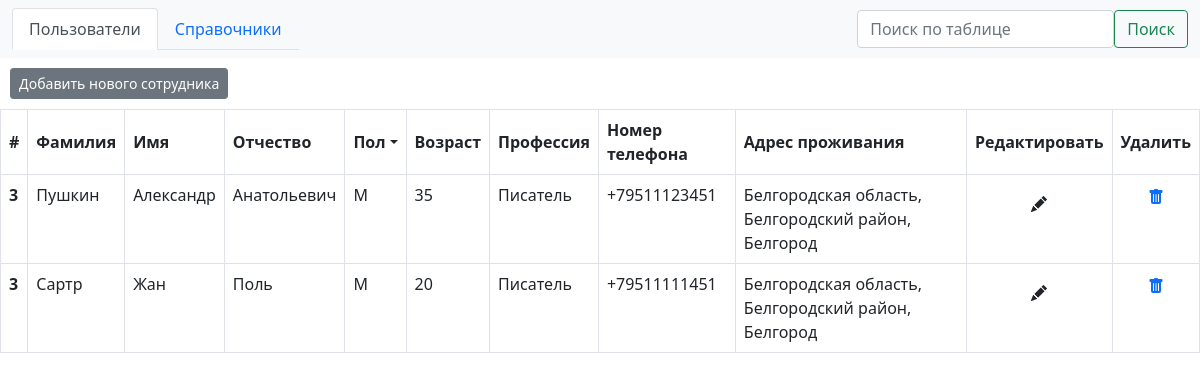
The app's page /, older data.
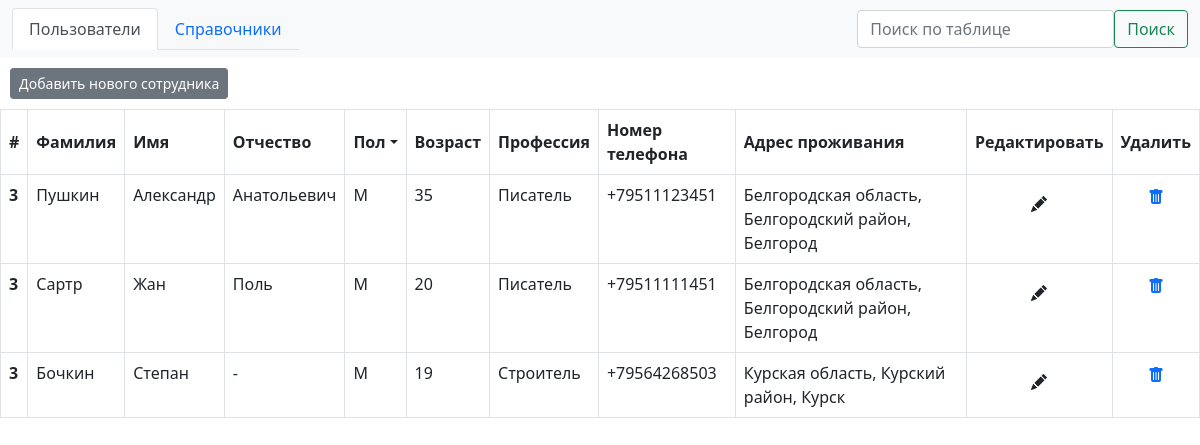
The same page, newer data.
### task_app/models.py (models this page shows, shortened)
class User(models.Model):
    surname = models.CharField(max_length=100, blank=False)
    middle_name = models.CharField(max_length=100, blank=False, default='-')
    first_name = models.CharField(max_length=100, blank=False)
    sex = models.ForeignKey(Sex, on_delete=models.PROTECT, default='М')
    age = models.PositiveSmallIntegerField(blank=False)
    phoneNumber = models.OneToOneField(PhoneNumber, on_delete=models.PROTECT)
    profession = models.ForeignKey(Profession, on_delete=models.PROTECT)
    area = models.ForeignKey(Aria, on_delete=models.PROTECT)
    district = models.ForeignKey(District, on_delete=models.PROTECT)
    city = models.ForeignKey(City, on_delete=models.PROTECT)
    class Meta:
         verbose_name = "Пользователь"
         verbose_name_plural = "Пользователи"

class Sex(models.Model):
    SEX = [
        ('М', 'Мужчина'),
        ('Ж', 'Женщина')
    ]
    sex = models.CharField("sex", choices=SEX, blank=False, max_length=1, unique=True) # М или Ж
    def __str__(self):
        return self.sex
    class Meta:
         verbose_name = "Пол"
         verbose_name_plural = "Пол"

class Profession(models.Model):
    text = models.CharField(max_length=150, blank=False)
    def __str__(self):
        return self.text
    class Meta:
         verbose_name = "Профессия"
         verbose_name_plural = "Профессии"

class PhoneNumber(models.Model):
    phoneNumberRegex = RegexValidator(regex = r"^\+?1?\d{8,15}$")
    phoneNumber = models.CharField(validators = [phoneNumberRegex], max_length = 16, unique = True)
    def __str__(self):
        return self.phoneNumber
    class Meta:
         verbose_name = "Номер телефона"
         verbose_name_plural = "Номера телефона"

class Aria(models.Model):
    text = models.CharField(max_length=150, blank=False)
    def __str__(self):
        return self.text
    class Meta:
         verbose_name = "Область"
         verbose_name_plural = "Области"

class District(models.Model):
    text = models.CharField(max_length=150, blank=False)
    def __str__(self):
        return self.text
    class Meta:
         verbose_name = "Район"
         verbose_name_plural = "Районы"

class City(models.Model):
    text = models.CharField(max_length=150, blank=False)
    def __str__(self):
        return self.text
    class Meta:
         verbose_name = "Город"
         verbose_name_plural = "Города"

### task_app/views.py (the view)
# urls.py: path('', index, name='index'),
def index(request):
    users = User.objects.all()
    professions = Profession.objects.all()
    phoneNumbers = PhoneNumber.objects.all()
    cities = City.objects.all()
    arias = Aria.objects.all()
    districts = District.objects.all()
    context = {'users': users,
               'professions': professions,
               'phoneNumbers': phoneNumbers,
               'cities': cities,
               'arias': arias,
               'districts': districts,
               'add_prof_form': ProfessionForm(),
               }
    return render(request, 'task_app/base.html', context=context)

### task_app/forms.py
class ProfessionForm(forms.Form):
    text = forms.CharField(
        widget=forms.TextInput(
            attrs={
                'class': 'form-control'
            }
        ),
        label='Введите название',
        max_length=150,
    )

### task_app/templates/task_app/base.html (shortened to what this page needs)
{% load static %}
<!doctype html>
<html lang="ru">
<head>
    <link href="https://cdn.jsdelivr.net/npm/bootstrap@5.0.1/dist/css/bootstrap.min.css" rel="stylesheet"
>
</head>
<body>
{% block content%}
<nav class="navbar navbar-light bg-light">
    <div class="container-fluid">
        <ul class="nav nav-tabs" id="myTab" role="tablist">
            <li class="nav-item" role="presentation">
                <a class="nav-link active" id="home-tab" data-toggle="tab" href="#users" role="tab" aria-controls="home"
                   aria-selected="true">Пользователи</a>
            </li>
            <li class="nav-item" role="presentation">
                <a class="nav-link" id="profile-tab" data-toggle="tab" href="#profiles" role="tab"
                   aria-controls="profile" aria-selected="false">Справочники</a>
            </li>
        </ul>
        <form class="d-flex">
            <input class="form-control mr-2" type="search" placeholder="Поиск по таблице" aria-label="Search">
            <button class="btn btn-outline-success" type="submit">Поиск</button>
        </form>
    </div>
</nav>
<div class="tab-content" id="myTabContent">
    <div class="tab-pane fade show active" id="users" role="tabpanel" aria-labelledby="home-tab">
        <button type="button" class="btn btn-secondary btn-sm" style="margin: 10px">Добавить нового сотрудника</button>
        <table class="table table-bordered">
            <thead>
            <tr>
                <th scope="col" style="vertical-align: middle;">#</th>
                <th scope="col" style="vertical-align: middle;">Фамилия</th>
                <th scope="col" style="vertical-align: middle;">Имя</th>
                <th scope="col" style="vertical-align: middle;">Отчество</th>
                <th scope="col" style="vertical-align: middle;">
                    <p class="dropdown-toggle" type="button" id="dropdownMenuButton2" data-toggle="dropdown"
                       aria-expanded="false" style="margin: 0;">Пол</p>
                </th>
                <th scope="col" style="vertical-align: middle;">Возраст</th>
                <th scope="col" style="vertical-align: middle;">Профессия</th>
                <th scope="col" style="vertical-align: middle;">Номер телефона</th>
                <th scope="col" style="vertical-align: middle;">Адрес проживания</th>
                <th scope="col" style="vertical-align: middle;">Редактировать</th>
                <th scope="col" style="vertical-align: middle;">Удалить</th>
            </tr>
            </thead>
            <tbody>
            {% for user in users %}
            <tr>
                <th scope="row">3</th>
                <td>{{ user.surname}}</td>
                <td>{{ user.first_name}}</td>
                <td>{{ user.middle_name}}</td>
                <td>{{ user.sex}}</td>
                <td>{{ user.age}}</td>
                <td>{{ user.profession}}</td>
                <td>{{ user.phoneNumber}}</td>
                <td>{{ user.area}} область, {{ user.district}} район, {{ user.city}}</td>
                <td style="text-align: center">
                    <button type="button" class="btn" data-toggle="modal" data-target="#staticBackdrop">
                    </button>
                </td>
                <td style="text-align: center"><a href="#">
                </a></td>
            </tr>
            {% endfor %}
            </tbody>
        </table>
    </div>
</div>
{% endblock %}
</body>
</html>

Row changes from the older to the newer data that the page shows:
added User: surname "Бочкин", first_name "Степан", middle_name "-", sex "М", age "19", profession "Строитель", phoneNumber "+79564268503", area "Курская", district "Курский", city "Курск"
